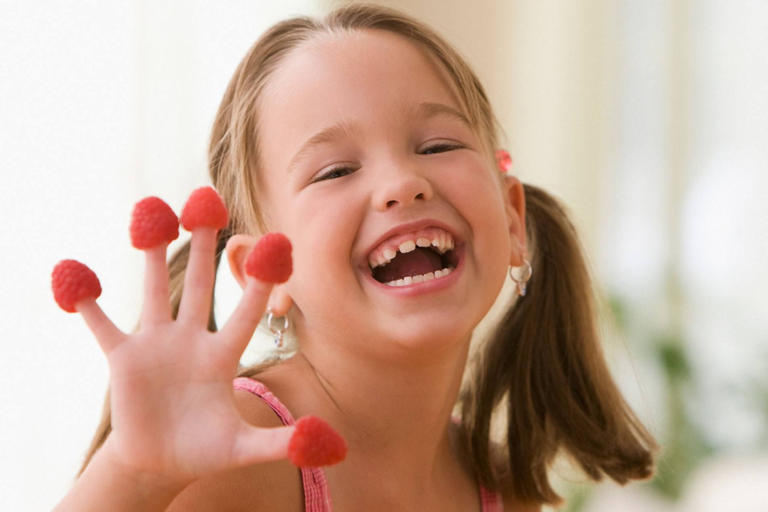
#> input picture face1.jpeg, 768 x 512 px
$ jupyter execute 'Face Detection with OpenCV.ipynb'
#> lines starting #> are read from the running program, lines starting #| are printed output that depends on the picture; after the words box and inside, x2 and y2 are one past the last pixel; in counts of white or black regions, pixels touching at a corner belong together
[cell 1]
import cv2

[cell 2]
# Load the cascade
face_cascade = cv2.CascadeClassifier(cv2.data.haarcascades + 'haarcascade_frontalface_default.xml')

[cell 3]
# Read the input image
pic = cv2.imread('face1.jpeg')
#> pic is the input picture: shape (512, 768, 3); mean B, G, R 153.9, 170.5, 201.4

[cell 4]
# Convert into grayscale
gray = cv2.cvtColor(pic, cv2.COLOR_BGR2GRAY)
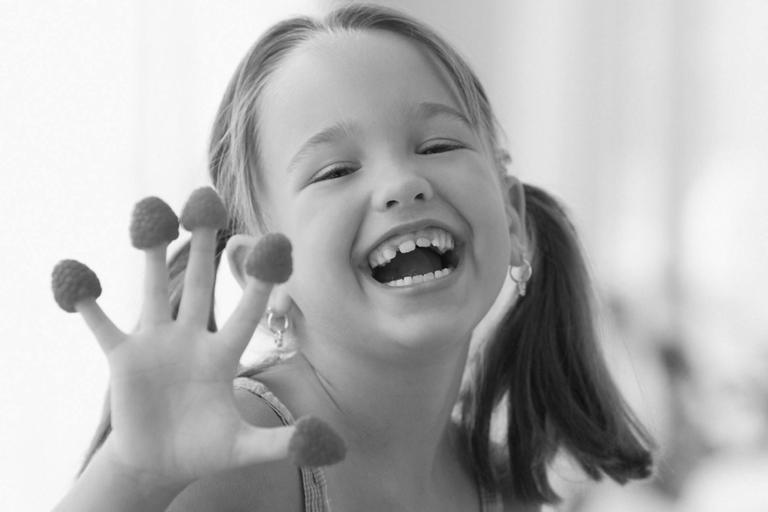
#> gray: shape (512, 768); min 8, max 255, mean 177.9

[cell 5]
# Detect faces
faces = face_cascade.detectMultiScale(gray, 1.1, 4)
#> faces = [[540, 450, 47, 47], [238, 41, 294, 294]]

[cell 6]
# Draw rectangle around the faces
for (x, y, w, h) in faces:
    cv2.rectangle(pic, (x, y), (x+w, y+h), (255, 0, 0), 2)
#> this loop made 2 passes
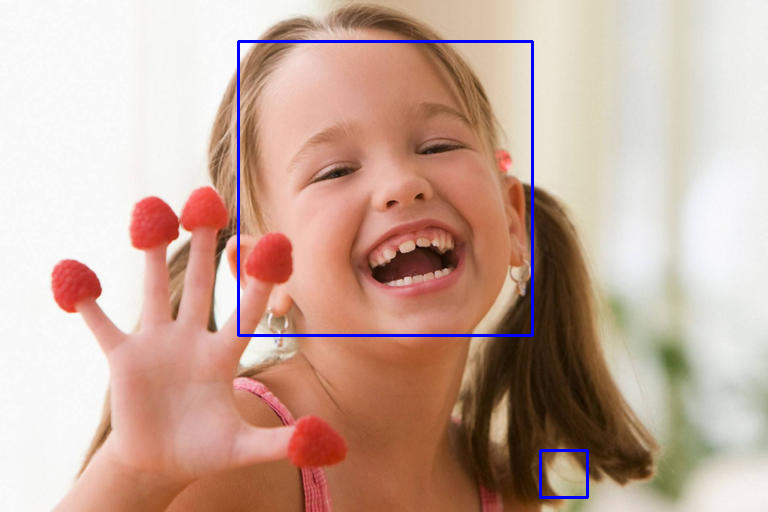
#> pic: shape (512, 768, 3); 1.04% of pixels changed, all inside (x1, y1, x2, y2) = (237, 40, 589, 499)

[cell 7]
# Display the output
cv2.imshow('pic', pic)
cv2.waitKey()
#> Out = 27

$ run again, with pic.jpg copied over face1.jpeg
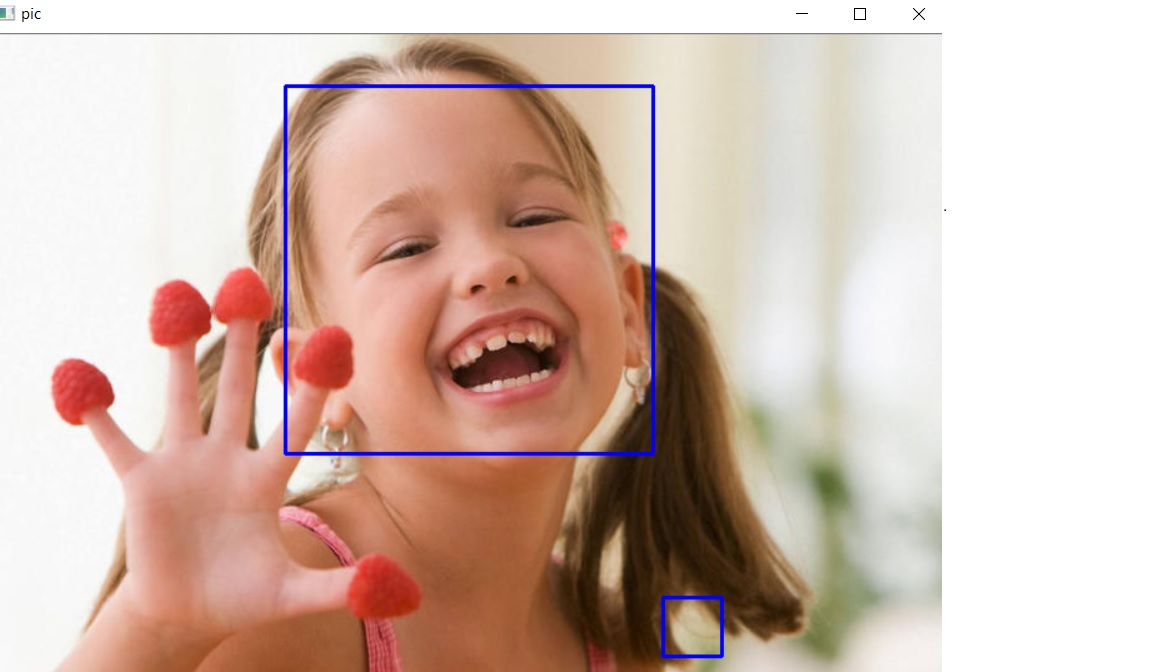
#> input picture pic.jpg, 1152 x 672 px
#> pic is the input picture: shape (672, 1152, 3); mean B, G, R 176.2, 186.9, 211
#> `gray = cv2.cvtColor(pic, cv2.COLOR_BGR2GRAY)`:
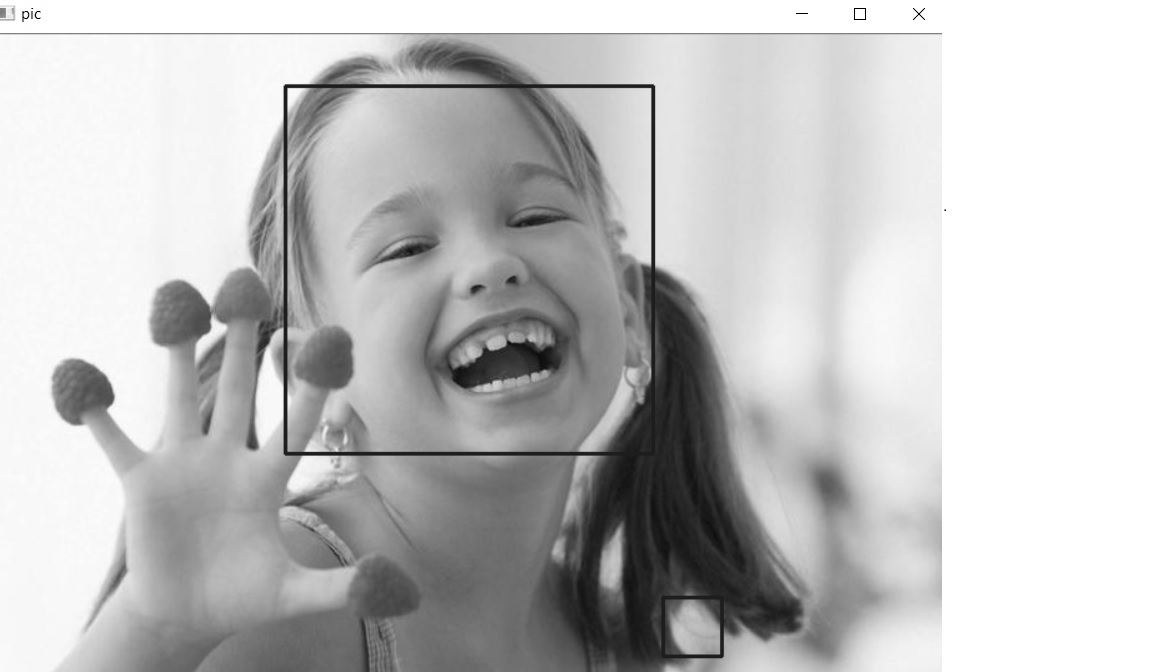
#> gray: shape (672, 1152); min 0, max 255, mean 192.9
#> faces = [[665, 599, 55, 55], [280, 81, 377, 377]]
#> the loop `for (x, y, w, h) in faces:` made 2 passes
#> after the loop `for (x, y, w, h) in faces:`:
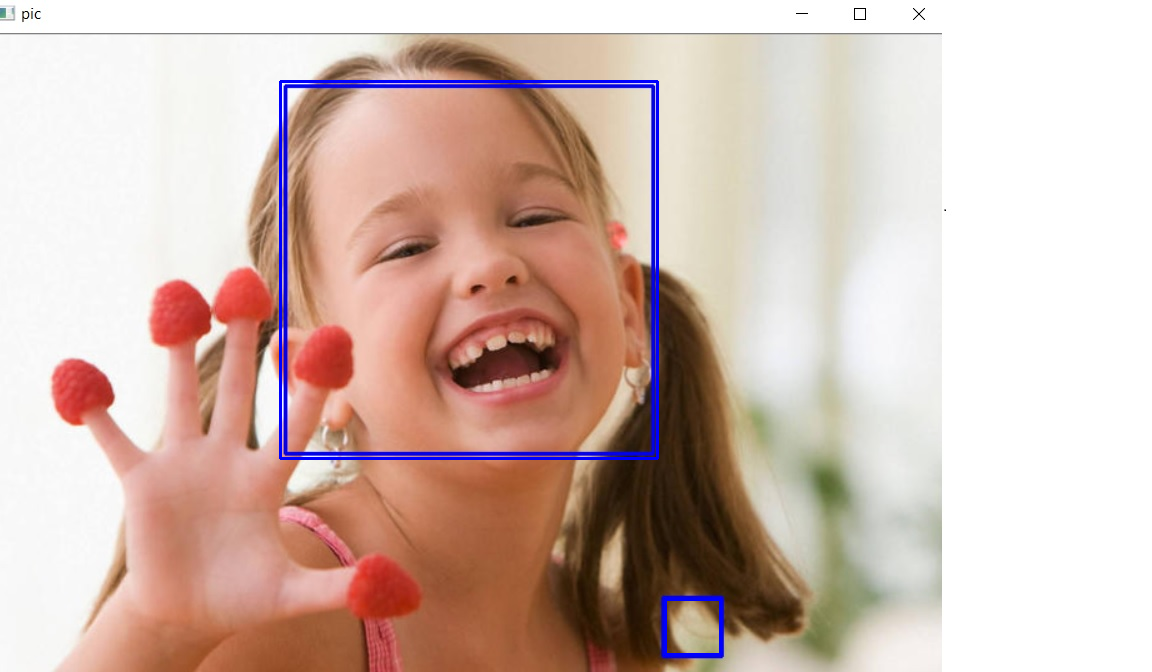
#> pic: shape (672, 1152, 3); 0.67% of pixels changed, all inside (x1, y1, x2, y2) = (279, 80, 722, 656)
#> Out = 27
